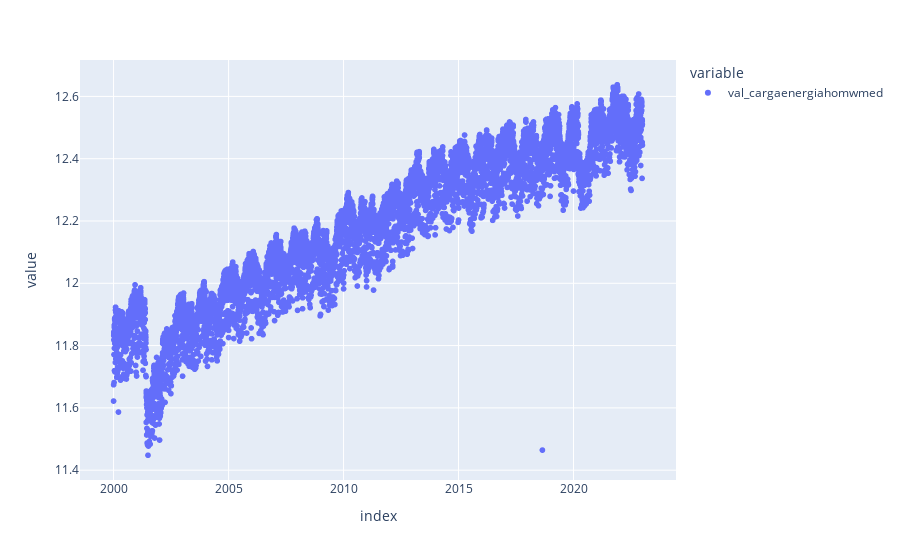

Here is the notebook cell this chart was saved with:
### Code cell
px.scatter(log_diaria.drop(labels=log_diaria.loc[log_diaria == 0].index))

### Figure 1 — Plotly figure (JSON) as saved in the notebook; plotly's stock layout.template omitted (floating-point values rounded to 4 significant figures; data arrays with more than 128 entries replaced by an {"elided": "..."} marker saying what was removed)
{"data": [{"hovertemplate": "variable=val_cargaenergiahomwmed<br>index=%{x}<br>value=%{y}<extra></extra>", "legendgroup": "val_cargaenergiahomwmed", "marker": {"color": "#636efa", "symbol": "circle"}, "mode": "markers", "name": "val_cargaenergiahomwmed", "showlegend": true, "type": "scattergl", "x": {"elided": "8389 str values"}, "xaxis": "x", "y": {"elided": "8389 float values"}, "yaxis": "y"}], "layout": {"legend": {"title": {"text": "variable"}, "tracegroupgap": 0}, "margin": {"t": 60}, "xaxis": {"anchor": "y", "domain": [0, 1], "title": {"text": "index"}}, "yaxis": {"anchor": "x", "domain": [0, 1], "title": {"text": "value"}}}}
